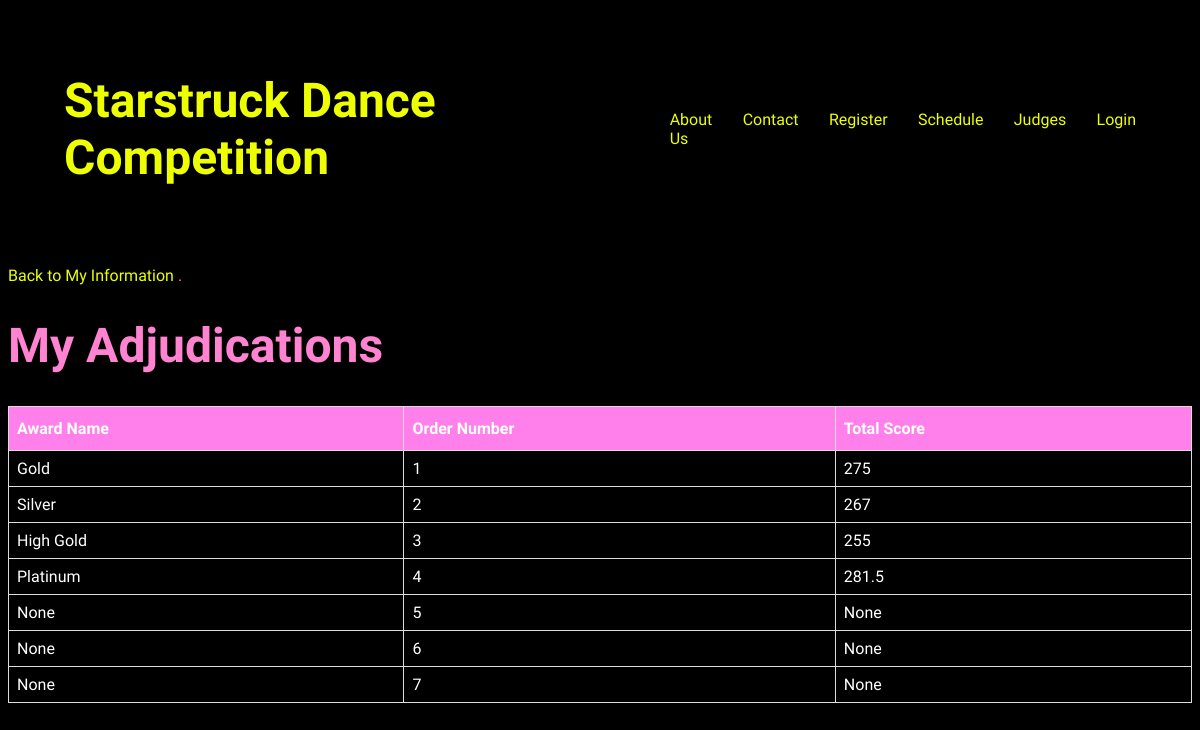
/my_adjudications, run on the app's committed database.
### tables this page shows
CREATE TABLE Adjudication (
    award_name TEXT PRIMARY KEY,
    order_num INTEGER,
    total_score DECIMAL(5, 2),
    FOREIGN KEY (order_num) REFERENCES Piece(order_num)
);

### starstruck.py (the view)
@app.route('/my_adjudications')
def my_adjudications():
    db = get_db()
    cursor = db.cursor()
    cursor.execute("SELECT * FROM Adjudication")
    adjudications = cursor.fetchall()  # Fetches all rows from the Dancer table
    return render_template('myAdjudications.html', adjudications=adjudications)

### starstruck.py (called while the page is built)
def get_db():
    db = getattr(g, '_database', None)
    if db is None:
        db = g._database = sqlite3.connect(DATABASE)
    return db

@app.teardown_appcontext
def close_connection(exception):
    db = getattr(g, '_database', None)
    if db is not None:
        db.close()

### templates/myAdjudications.html (shortened to what this page needs)
<!DOCTYPE html>
<html lang="en">
  <head>
    <link rel="stylesheet" href="{{ url_for('static', filename='css/styles.css') }}">
    <link
      rel="stylesheet"
      href="https://cdnjs.cloudflare.com/ajax/libs/animate.css/4.1.1/animate.min.css"
    />
  </head>
  <body>
    <nav>
      <body style="background-color:rgb(0, 0, 0);"></body>
      <h1>
        <a href="/">Starstruck Dance Competition</a>
      </h1>
      <ul class="navigation bar">
        <a href="about" class="nav-link">About Us</a>
        <a href="contact" class="nav-link">Contact</a>
        <a href="register_studio" class="nav-link">Register</a>
        <a href="schedule" class="nav-link">Schedule</a>
        <a href="judges" class="nav-link">Judges</a>
        <a href="login" class="nav-link">Login</a>
      </ul>
    </nav>
      <div class="container signin" style="color:rgb(255, 131, 208);">
        <p><a href="/login_choices">Back to My Information </a>.</p>
      </div>
    <body>
      <h1 style="color:rgb(255, 131, 208);">My Adjudications</h1>
      <table>
          <thead>
              <tr>
                  <th>Award Name</th>
                  <th>Order Number</th>
                  <th>Total Score</th>
              </tr>
          </thead>
          <tbody>
              {% for adjudication in adjudications %}
              <tr>
                  <td>{{ adjudication[0] }}</td>
                  <td>{{ adjudication[1] }}</td>
                  <td>{{ adjudication[2] }}</td>
              </tr>
              {% endfor %}
          </tbody>
      </table>
  </body>
  </html>

### static/css/styles.css (style rules this page uses)
:root { --font-family: "Julius Sans One", regular; --normal-font: 400; --bold-font: 700; --bolder-font: 900; --bg-color: #000000; --primary-color: #eeff00; --secondary-color: #ffffff; --primary-shadow: #6a70b0; --secondary-shadow: #a1bde5; --bottom-margin: 0.5rem; --bottom-margin-2: 1rem; --line-height: 1.7rem; --transition: 0.3s; }
html { scroll-behavior: smooth; }
ul { list-style-type: none; }
a { text-decoration: none; color: var(--primary-color); }
body { font-family: var(--font-family); }
nav { position: sticky; top: 0; left: 0; z-index: 1; display: flex; align-items: center; justify-content: space-between; padding: 1.5rem 3.5rem; background-color: var(--bg-color); box-shadow: 0 3px 5px rgba(0, 0, 0, 0.1) }
nav h1 { color: var(--primary-color); }
nav a { color: var(--primary-color); transition: var(--transition); }
nav ul { display: flex; gap: 1.9rem; }

### templates/myAdjudications.html (style rules this page uses)
h1 { font-size: 48px; }
table { width: 100%; border-collapse: collapse; }
th, td { border: 1px solid #ddd; padding: 8px; color: #ffffff; }
th { padding-top: 12px; padding-bottom: 12px; text-align: left; background-color: rgb(255, 128, 234); color: white; }

### data on the page
Adjudication: award_name "Gold", order_num "1", total_score "275"
Adjudication: award_name "Silver", order_num "2", total_score "267"
Adjudication: award_name "High Gold", order_num "3", total_score "255"
Adjudication: award_name "Platinum", order_num "4", total_score "281.5"
Adjudication: adjudication "None", order_num "7"

### other printed values
{{ adjudication[0] }} "None" "None"
{{ adjudication[1] }} "5" "6"
{{ adjudication[2] }} "None" "None"
